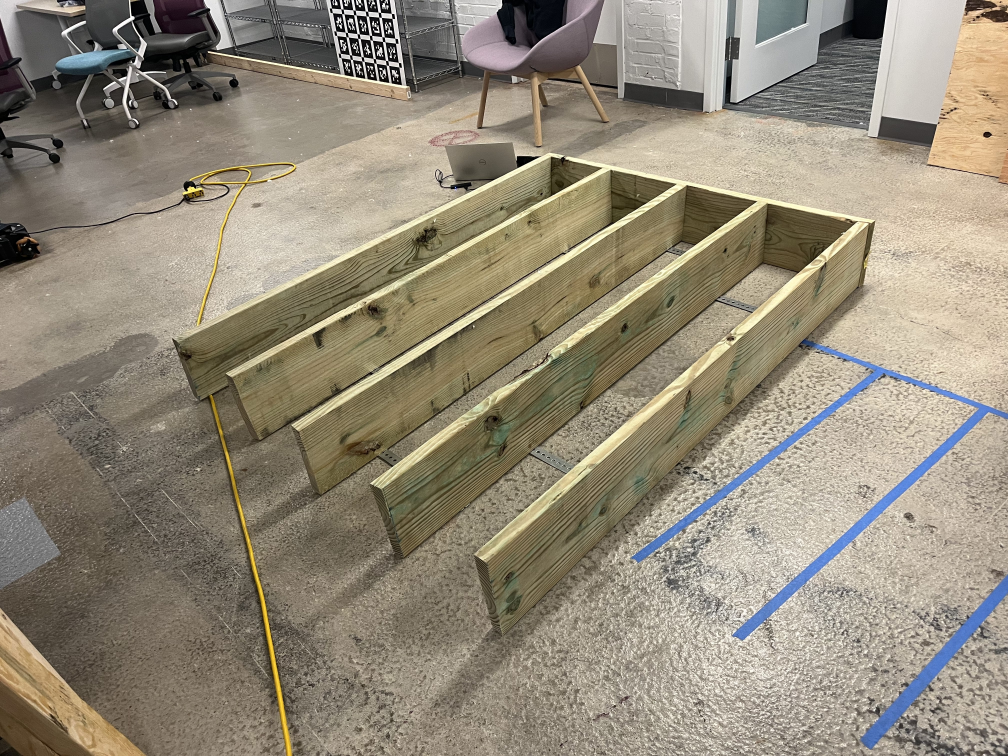
#> input picture scripts/pics/IMG_1487.jpg, 4032 x 3024 px, found by its file name (shown at 1/4 size)
$ jupyter execute --allow-errors detect_cavities.ipynb
#> lines starting #> are read from the running program, lines starting #| are printed output that depends on the picture
[cell 1]
import cv2
import numpy as np
import matplotlib.pyplot as plt

# Load the image
image = cv2.imread('pics/IMG_1487.jpg')
#> image is the input picture: shape (3024, 4032, 3); mean B, G, R 121.6, 138.8, 147.5
gray = cv2.cvtColor(image, cv2.COLOR_BGR2GRAY)
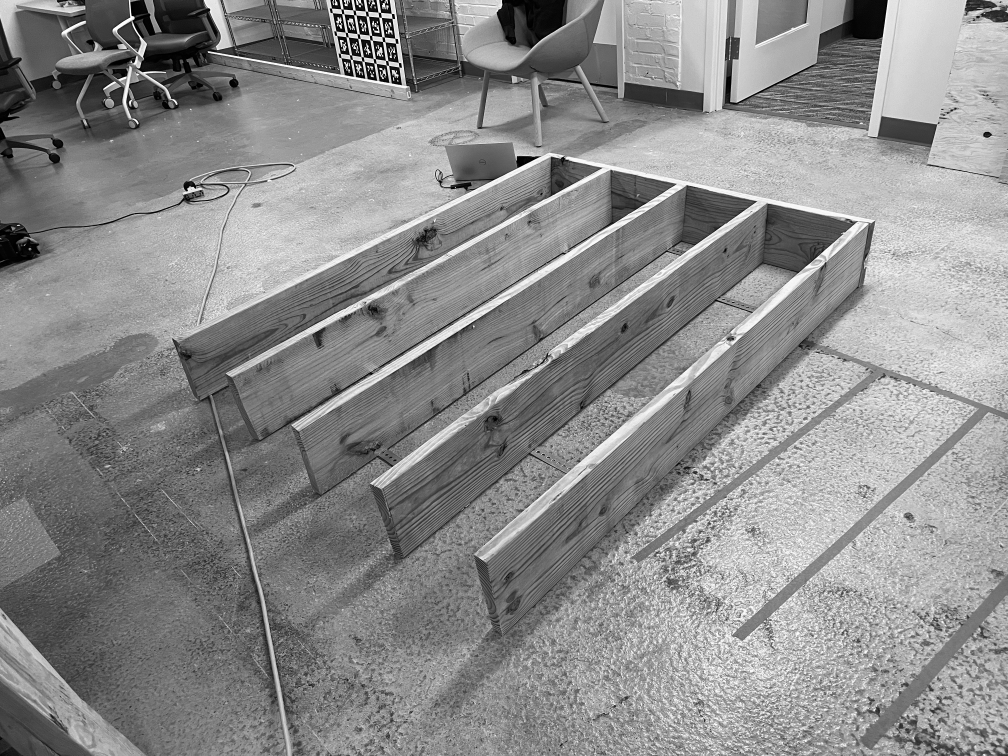
#> gray: shape (3024, 4032) (shown at 1/4 size); min 0, max 255, mean 139.5
gray = cv2.resize(gray, (0, 0), fx=0.2, fy=0.2)
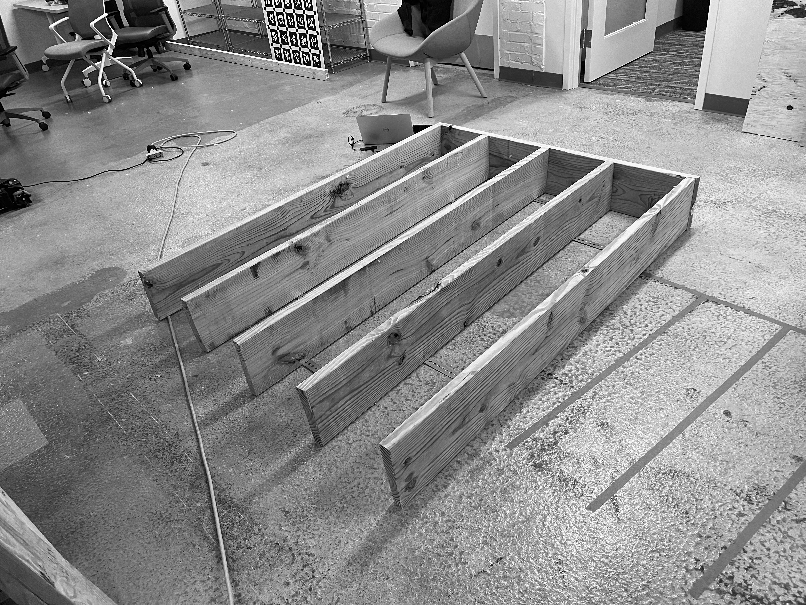
#> gray: shape (605, 806); min 0, max 255, mean 139.5
bilateral = cv2.bilateralFilter(gray, d=9, sigmaColor=75, sigmaSpace=75)

# Apply edge detection
edges = cv2.Canny(bilateral, 50, 150)
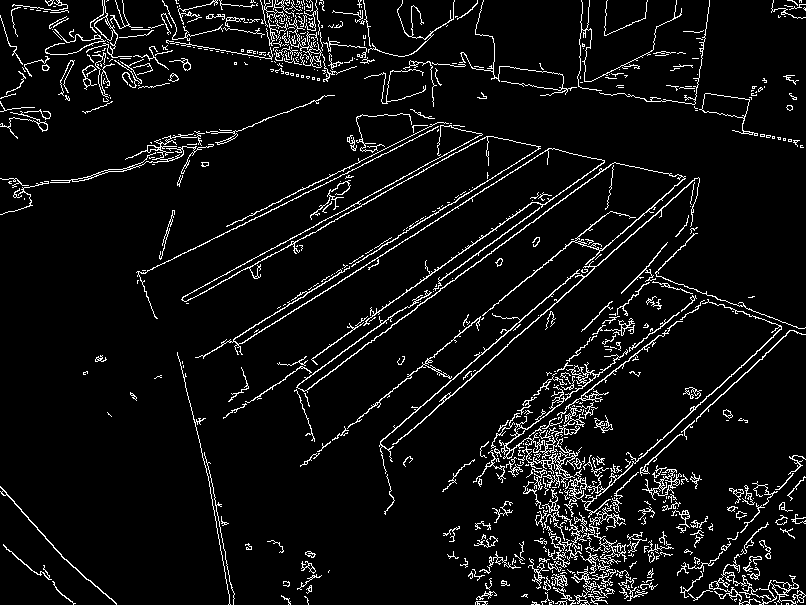
#> edges: shape (605, 806); 6.3% white in thin lines or dots
plt.imshow(cv2.cvtColor(edges, cv2.COLOR_BGR2RGB))
plt.title('canny')
plt.show()

edges = cv2.GaussianBlur(edges, (3, 3), 0)
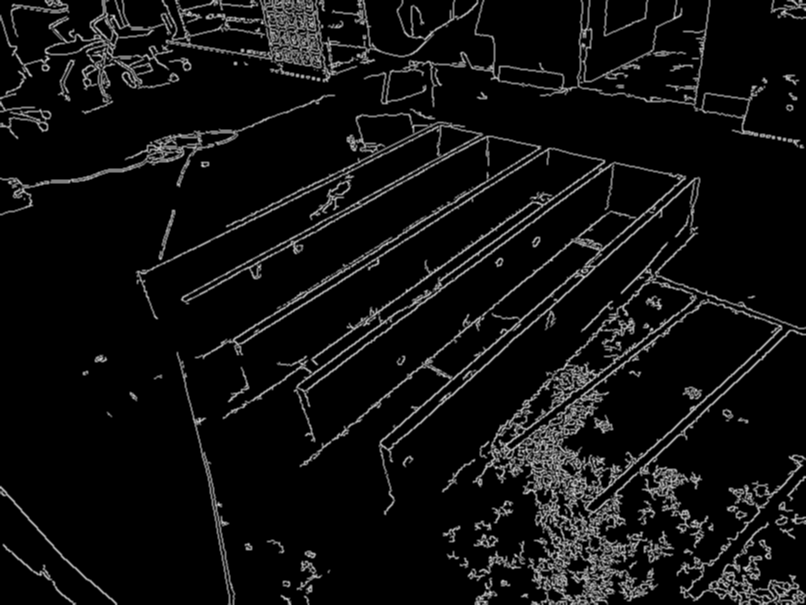
#> edges: shape (605, 806); min 0, max 207, mean 16.2
# plt.imshow(cv2.cvtColor(edges, cv2.COLOR_BGR2RGB))
# plt.title('canny')
# plt.show()
# Morphological operations
kernel = np.ones((3, 3), np.uint8)
refined_edges = cv2.erode(edges, kernel, iterations=1)
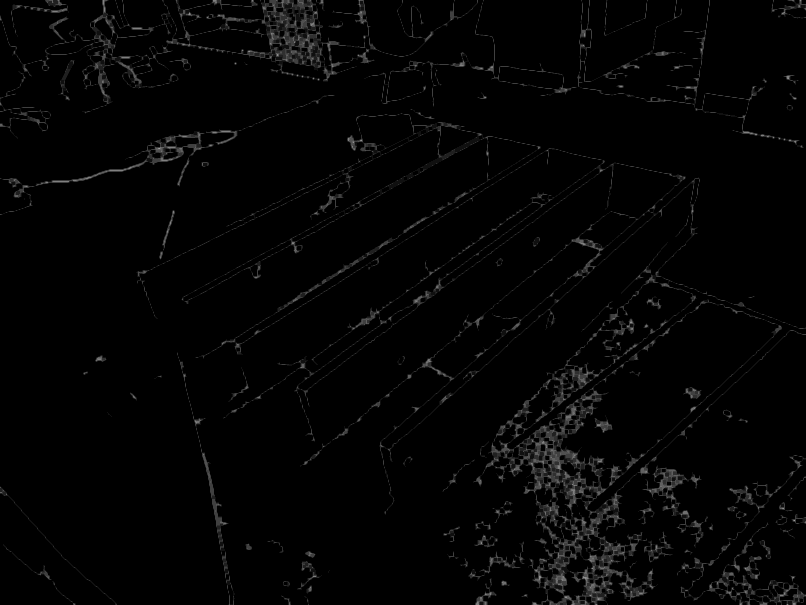
#> refined_edges: shape (605, 806); min 0, max 159, mean 4.1
refined_edges = cv2.dilate(refined_edges, kernel, iterations=1)
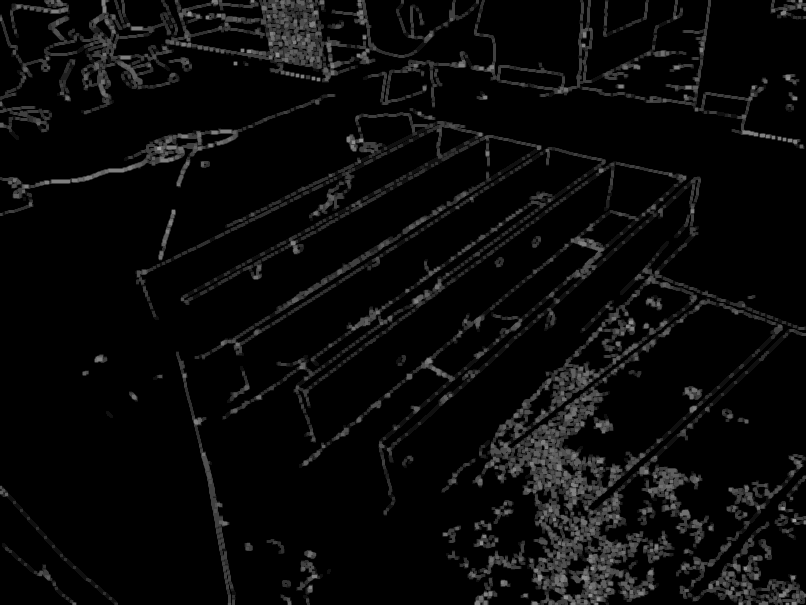
#> refined_edges: shape (605, 806); min 0, max 159, mean 10

plt.imshow(cv2.cvtColor(refined_edges, cv2.COLOR_BGR2RGB))
plt.title('refined_edges')
plt.show()

# Detect lines using HoughLinesP
lines = cv2.HoughLinesP(edges, 1, 2*np.pi/180, threshold=200, minLineLength=20, maxLineGap=5)
#> lines = 395 rows, first 6: [202, 359, 541, 147], [233, 347, 553, 147], [305, 465, 609, 210], [295, 386, 605, 161], [180, 298, 368, 198], [381, 459, 694, 177]

# Draw lines on the image
for line in lines:
    x1, y1, x2, y2 = line[0]
    cv2.line(bilateral, (x1, y1), (x2, y2), (0, 255, 0), 2)
#> this loop made 395 passes
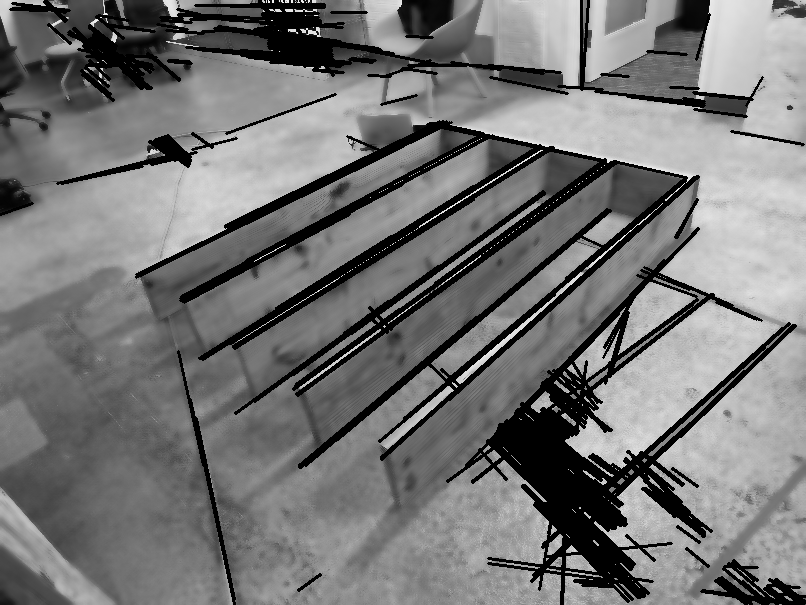
#> bilateral: shape (605, 806); min 0, max 247, mean 118.2

# Display the result
plt.imshow(cv2.cvtColor(bilateral, cv2.COLOR_BGR2RGB))
plt.title('hough')
plt.show()

[cell 2]
import pyelsed

# [39 lines left out: function merge_lines, not called in this run]

frame = cv2.imread('IMG_1487.jpg')
# frame should be a black images the same size as the original image

# Convert to grayscale for processing
gray = cv2.cvtColor(frame, cv2.COLOR_BGR2GRAY)
# resize the image by half
gray = cv2.resize(gray, (0, 0), fx=0.3, fy=0.3)
#> gray: shape (907, 1210)
# add gaussian blur
gray = cv2.GaussianBlur(gray, (5, 5), 0)

#> (the rest of this cell did not finish here and is left out)

$ run again, with scripts/pics/IMG_1485.jpg copied over scripts/pics/IMG_1487.jpg
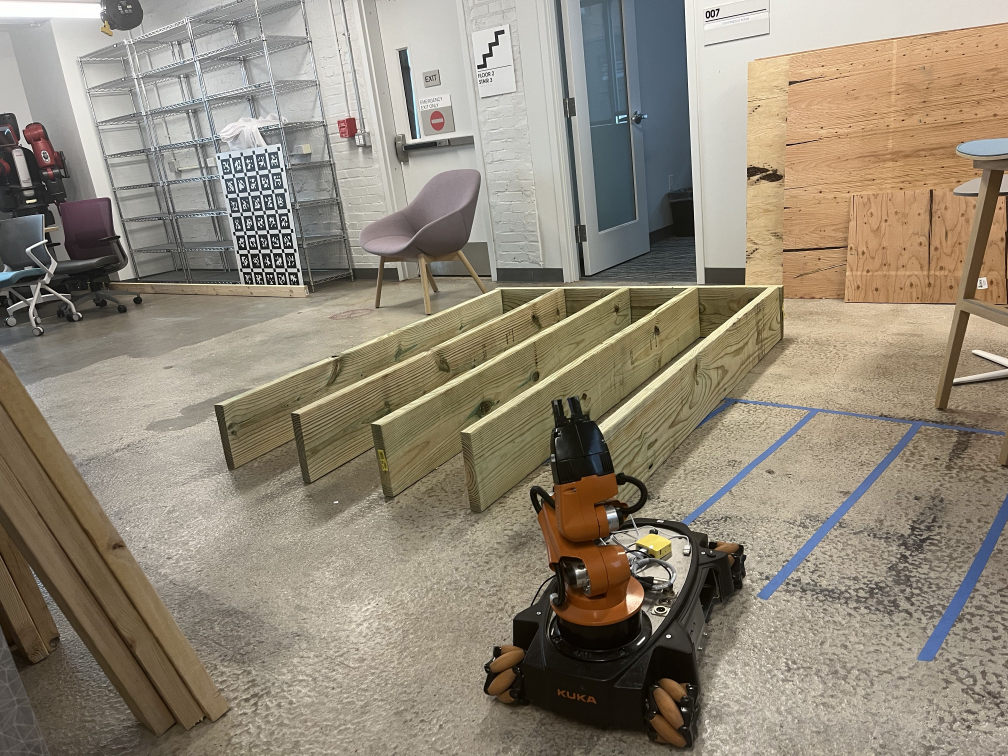
#> input picture scripts/pics/IMG_1485.jpg, 4032 x 3024 px, found by its file name (shown at 1/4 size)
#> image is the input picture: shape (3024, 4032, 3); mean B, G, R 119.9, 136.1, 145.6
#> `edges = cv2.Canny(bilateral, 50, 150)`:
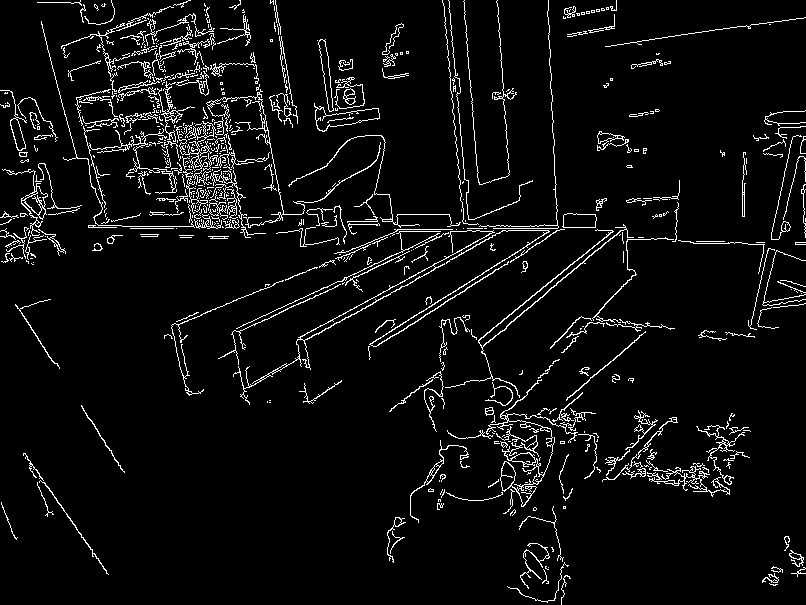
#> edges: shape (605, 806); 5.3% white in thin lines or dots
#> lines = 413 rows, first 6: [383, 78, 409, 74], [87, 225, 264, 225], [449, 223, 560, 231], [276, 213, 323, 216], [0, 216, 44, 217], [140, 81, 183, 115]
#> the loop `for line in lines:` made 413 passes
#> after the loop `for line in lines:`:
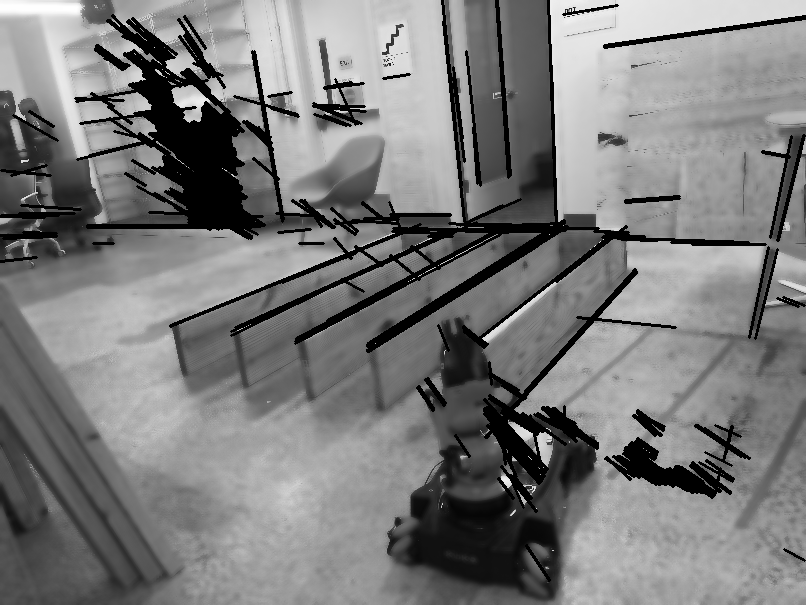
#> bilateral: shape (605, 806); min 0, max 255, mean 123.6

$ run again, with scripts/pics/IMG_1486.jpg copied over scripts/pics/IMG_1487.jpg
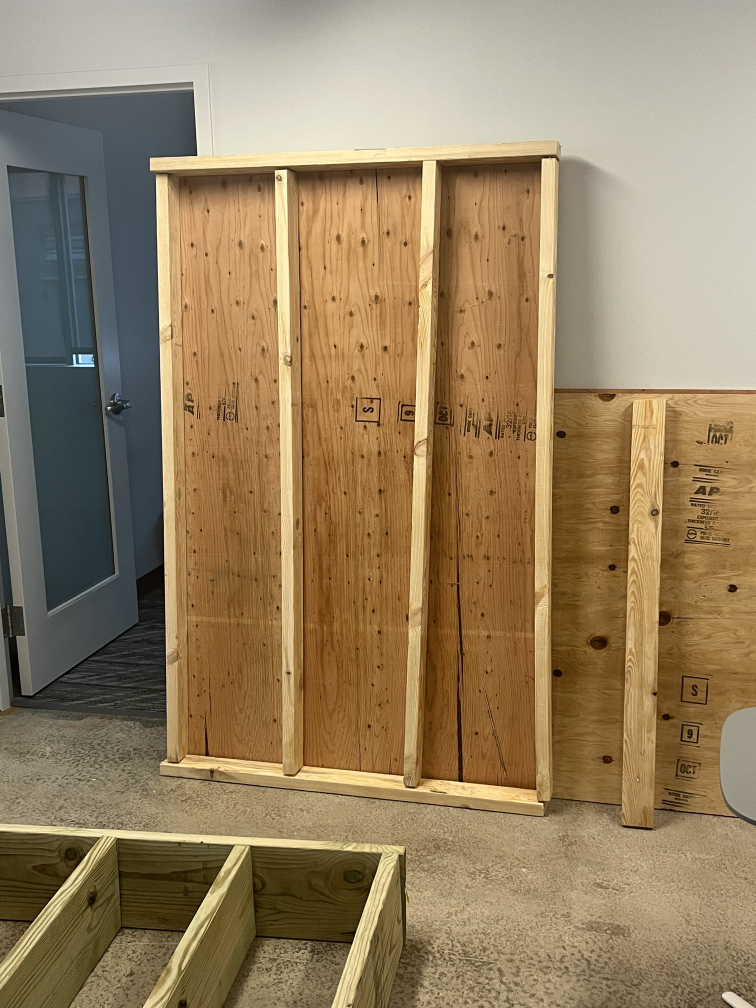
#> input picture scripts/pics/IMG_1486.jpg, 3024 x 4032 px, found by its file name (shown at 1/4 size)
#> image is the input picture: shape (4032, 3024, 3); mean B, G, R 97.2, 129, 149.5
#> `edges = cv2.Canny(bilateral, 50, 150)`:
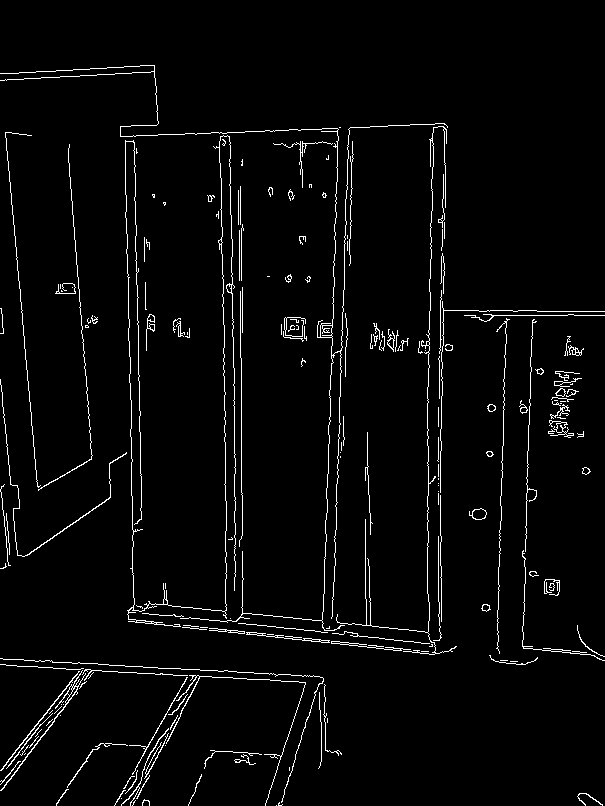
#> edges: shape (806, 605); 3.2% white in thin lines or dots
#> lines = 80 rows, first 6: [333, 558, 349, 126], [323, 581, 324, 541], [332, 619, 346, 215], [321, 643, 336, 231], [441, 639, 441, 198], [241, 540, 241, 185]
#> the loop `for line in lines:` made 80 passes
#> after the loop `for line in lines:`:
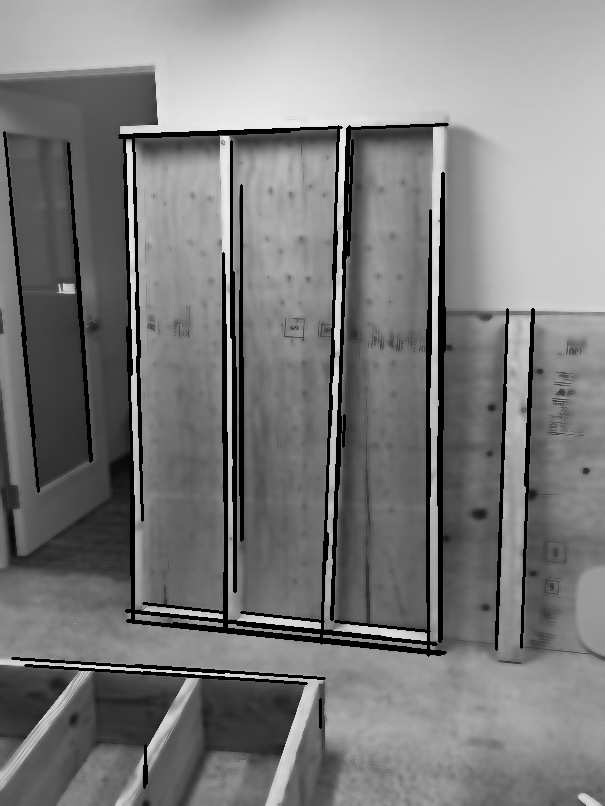
#> bilateral: shape (806, 605); min 0, max 237, mean 123

$ run again, with scripts/pics/IMG_1489.jpg copied over scripts/pics/IMG_1487.jpg
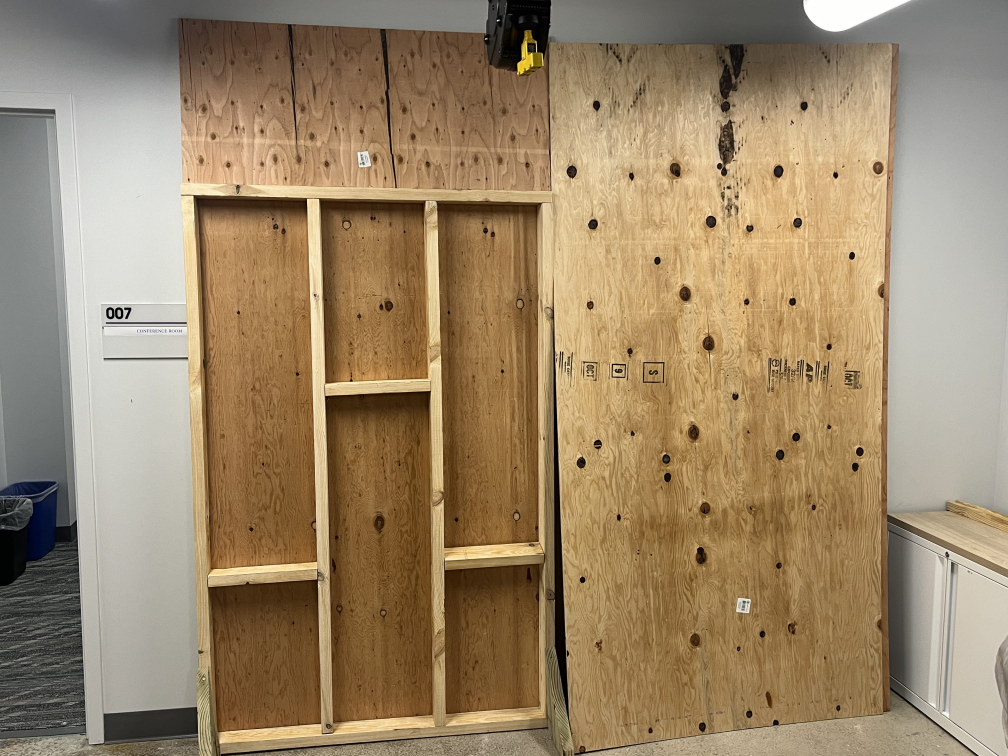
#> input picture scripts/pics/IMG_1489.jpg, 4032 x 3024 px, found by its file name (shown at 1/4 size)
#> image is the input picture: shape (3024, 4032, 3); mean B, G, R 105.4, 134.9, 155.9
#> lines = 72 rows, first 6: [441, 220, 455, 601], [259, 316, 264, 474], [155, 155, 165, 450], [430, 566, 430, 463], [431, 566, 431, 463], [246, 232, 256, 504]
#> the loop `for line in lines:` made 72 passes
#> after the loop `for line in lines:`:
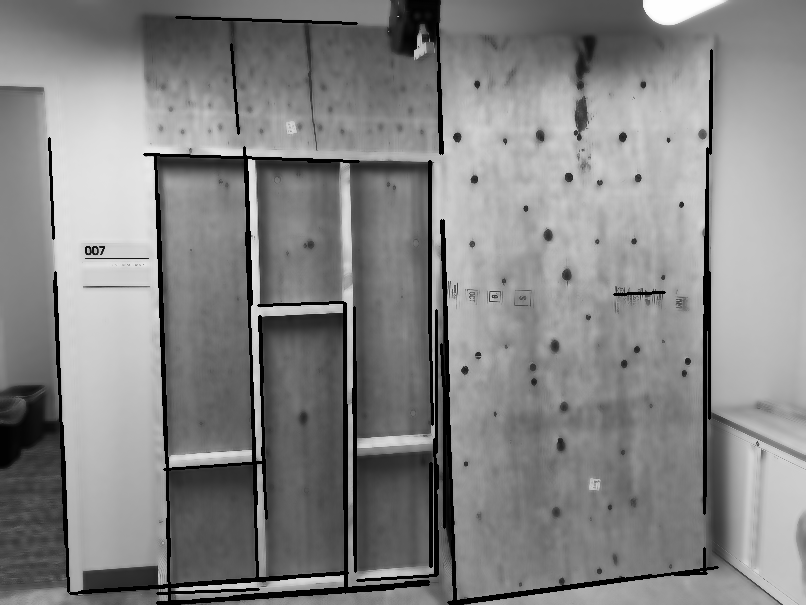
#> bilateral: shape (605, 806); min 0, max 254, mean 132.2
